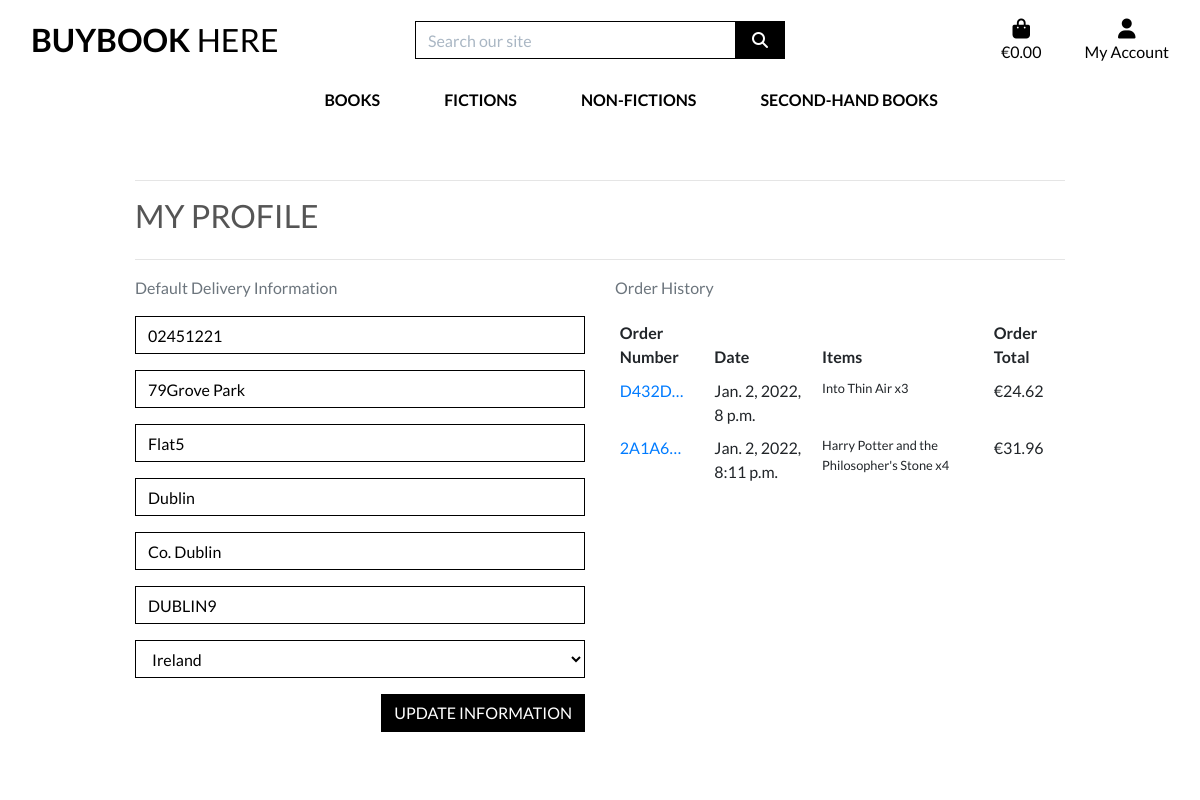
The app's page /profile/ (signed in), older data.
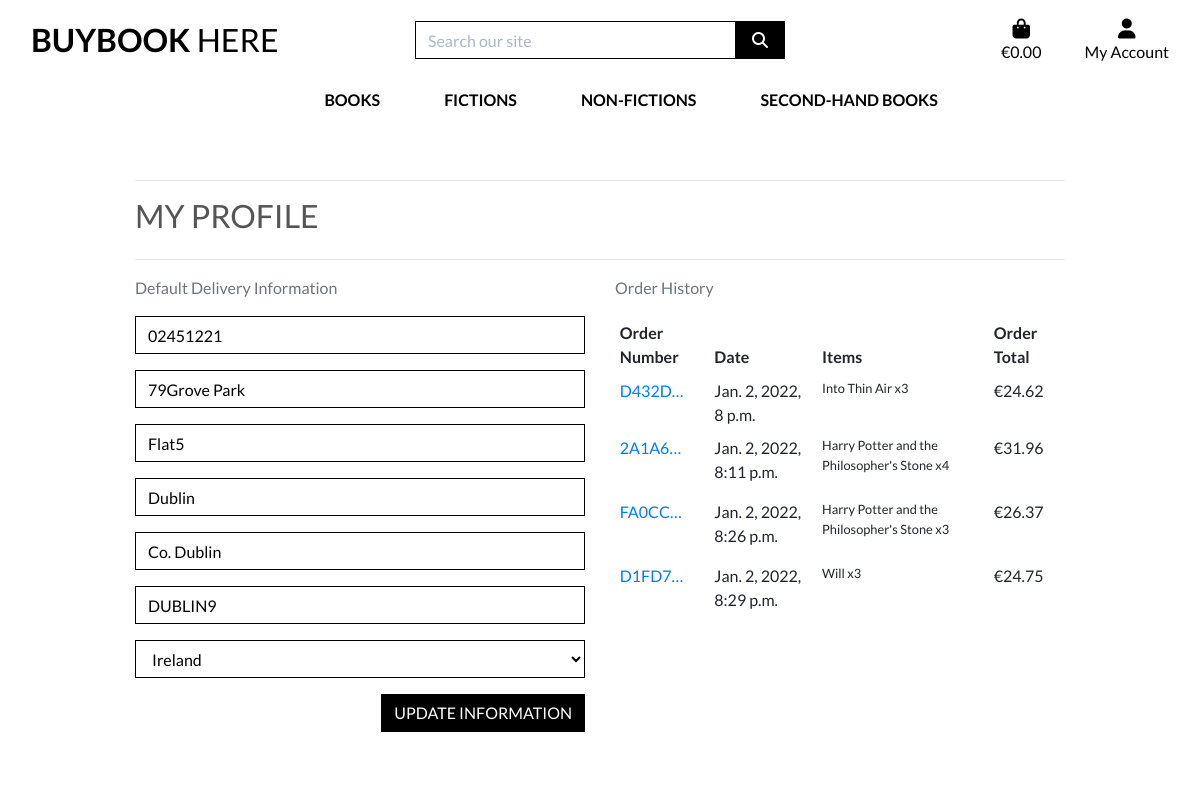
The same page, newer data.
### profiles/models.py (models this page shows, shortened)
class UserProfile(models.Model):
    user = models.OneToOneField(User, on_delete=models.CASCADE)
    default_phone_number = models.CharField(max_length=20, null=True, blank=True)
    default_street_address1 = models.CharField(max_length=80, null=True, blank=True)
    default_street_address2 = models.CharField(max_length=80, null=True, blank=True)
    default_town_or_city = models.CharField(max_length=40, null=True, blank=True)
    default_county = models.CharField(max_length=80, null=True, blank=True)
    default_postcode = models.CharField(max_length=20, null=True, blank=True)
    default_country = CountryField(blank_label='Country', null=True, blank=True)

### checkout/models.py (models this page shows, shortened)
class Order(models.Model):
    order_number = models.CharField(max_length=32, null=False, editable=False)
    user_profile = models.ForeignKey(UserProfile, on_delete=models.SET_NULL,
                                     null=True, blank=True, related_name='orders')
    full_name = models.CharField(max_length=50, null=False, blank=False)
    email = models.EmailField(max_length=254, null=False, blank=False)
    phone_number = models.CharField(max_length=20, null=False, blank=False)
    country = CountryField(blank_label='Country *', null=False, blank=False)
    postcode = models.CharField(max_length=20, null=True, blank=True)
    town_or_city = models.CharField(max_length=40, null=False, blank=False)
    street_address1 = models.CharField(max_length=80, null=False, blank=False)
    street_address2 = models.CharField(max_length=80, null=True, blank=True)
    county = models.CharField(max_length=80, null=True, blank=True)
    date = models.DateTimeField(auto_now_add=True)
    delivery_cost = models.DecimalField(max_digits=6, decimal_places=2, null=False, default=0)
    order_total = models.DecimalField(max_digits=10, decimal_places=2, null=False, default=0)
    grand_total = models.DecimalField(max_digits=10, decimal_places=2, null=False, default=0)
    original_bag = models.TextField(null=False, blank=False, default='')
    stripe_pid = models.CharField(max_length=254, null=False, blank=False, default='')

class OrderLineItem(models.Model):
    order = models.ForeignKey(Order, null=False, blank=False, on_delete=models.CASCADE, related_name='lineitems')
    book = models.ForeignKey(Book, null=False, blank=False, on_delete=models.CASCADE)
    quantity = models.IntegerField(null=False, blank=False, default=0)
    lineitem_total = models.DecimalField(max_digits=6, decimal_places=2, null=False, blank=False, editable=False)

### books/models.py (models this page shows, shortened)
class Book(models.Model):
    category = models.ForeignKey('Category', null=True, blank=True, on_delete=models.SET_NULL)
    code = models.CharField(max_length=254, null=True, blank=True)
    title = models.CharField(max_length=254)
    author = models.CharField(max_length=254, null=True, blank=True)
    description = models.TextField()
    price = models.DecimalField(max_digits=6, decimal_places=2)
    rating = models.DecimalField(max_digits=6, decimal_places=2, null=True, blank=True)
    image_url = models.URLField(max_length=1024, null=True, blank=True)
    image = models.ImageField(null=True, blank=True)

### profiles/views.py (the view)
# urls.py: path('profile/', include('profiles.urls')),
def profile(request):
    profile = get_object_or_404(UserProfile, user=request.user)
    if request.method == 'POST':
        form = UserProfileForm(request.POST, instance=profile)
        if form.is_valid():
            form.save()
            messages.success(request, 'Profile updated successfully')
        else:
            messages.error(request, 'Update failed. Please ensure the form is valid.')
    else:
        form = UserProfileForm(instance=profile)
    orders = profile.orders.all()
    template = 'profiles/profile.html'
    context = {
        'form': form,
        'orders': orders,
        'on_profile_page': True
    }
    return render(request, template, context)

### profiles/forms.py
class UserProfileForm(forms.ModelForm):
    class Meta:
        model = UserProfile
        exclude = ('user',)
    def __init__(self, *args, **kwargs):
        super().__init__(*args, **kwargs)
        placeholders = {
            'default_phone_number': 'Phone Number',
            'default_postcode': 'Postal Code',
            'default_town_or_city': 'Town or City',
            'default_street_address1': 'Street Address 1',
            'default_street_address2': 'Street Address 2',
            'default_county': 'County, State or Locality',
        }
        self.fields['default_phone_number'].widget.attrs['autofocus'] = True
        for field in self.fields:
            if field != 'default_country':
                if self.fields[field].required:
                    placeholder = f'{placeholders[field]} *'
                else:
                    placeholder = placeholders[field]
                self.fields[field].widget.attrs['placeholder'] = placeholder
            self.fields[field].widget.attrs['class'] = 'border-black rounded-0 profile-form-input'
            self.fields[field].label = False

### bag/contexts.py (called while the page is built, shortened)
def bag_contents(request):
    bag_items = []
    total = 0
    book_count = 0
    bag = request.session.get('bag', {})
    if total < settings.FREE_DELIVERY_THRESHOLD:
        delivery = total * Decimal(settings.STANDARD_DELIVERY_PERCENTAGE / 100)
        free_delivery_delta = settings.FREE_DELIVERY_THRESHOLD - total
    else:
        delivery = 0
        free_delivery_delta = 0
    grand_total = delivery + total
    context = {
        'bag_items': bag_items,
        'total': total,
        'book_count': book_count,
        'delivery': delivery,
        'free_delivery_delta': free_delivery_delta,
        'free_delivery_threshold': settings.FREE_DELIVERY_THRESHOLD,
        'grand_total': grand_total,
    }
    return context

### profiles/templates/profiles/profile.html (shortened to what this page needs)
{% extends "base.html" %}
{% load static %}
{% block extra_css %}
    <link rel="stylesheet" href="{% static 'profiles/css/profile.css' %}">
{% endblock %}
{% block page_header %}
    <div class="container header-container">
    </div>
{% endblock %}
{% block content %}
    <div class="overlay"></div>
    <div class="container">
        <div class="row">
            <div class="col">
                <hr>
                <h2 class="logo-font mb-4">My Profile</h2>
                <hr>
            </div>
        </div>
        <div class="row">
            <div class="col-12 col-lg-6">
                <p class="text-muted">Default Delivery Information</p>
                <form class="mt-3" action="{% url 'profile' %}" method="POST" id="profile-update-form">
                    {{ form|crispy }}
                    <button class="btn btn-black rounded-0 text-uppercase float-right">Update Information</button>
                </form>
            </div>
            <div class="col-12 col-lg-6">
                <p class="text-muted">Order History</p>
                <div class="order-history table-responsive">
                    <table class="table table-sm table-borderless">
                        <thead>
                            <tr>
                                <th>Order Number</th>
                                <th>Date</th>
                                <th>Items</th>
                                <th>Order Total</th>
                            </tr>
                        </thead>
                        <tbody>
                            {% for order in orders %}
                                <tr>
                                    <td>
                                        <a href="{% url 'order_history' order.order_number %}"
                                        title="{{ order.order_number }}">
                                            {{ order.order_number|truncatechars:6 }}
                                        </a>
                                    </td>
                                    <td>{{ order.date }}</td>
                                    <td>
                                        <ul class="list-unstyled">
                                            {% for item in order.lineitems.all %}
                                                <li class="small">
                                                   {{ item.book.title }} x{{ item.quantity }}
                                                </li>
                                            {% endfor %}
                                        </ul>
                                    </td>
                                    <td>€{{ order.grand_total }}</td>
                                </tr>
                            {% endfor %}
                        </tbody>
                    </table>
                </div>
            </div>
        </div>
{% endblock %}

### templates/base.html (shortened to what this page needs)
{% load static %}
<!doctype html>
<html lang="en">
<head>
    {% block corecss %}
    <link rel="stylesheet" href="https://stackpath.bootstrapcdn.com/bootstrap/4.4.1/css/bootstrap.min.css"
>
    <link rel="stylesheet" href="{% static 'css/base.css' %}">
    {% endblock %}
    {% block extra_css %}
    {% endblock %}
</head>
<body>
    <header class="container-fluid fixed-top">
        <div id="topnav" class="row bg-white pt-lg-2 d-none d-lg-flex">
            <div class="col-12 col-lg-4 my-auto py-1 py-lg-0 text-center text-lg-left">
                <a href="{% url 'home' %}" class="nav-link main-logo-link">
                    <h2 class="logo-font text-black my-0"><strong>Buybook</strong> here</h2>
                </a>
            </div>
            <div class="col-12 col-lg-4 my-auto py-1 py-lg-0">
                <form method="GET" action="{% url 'books' %}">
                    <div class="input-group w-100">
                        <input class="form-control border border-black rounded-0" type="text" name="q"
                            placeholder="Search our site">
                        <div class="input-group-append">
                            <button class="form-control btn btn-black border border-black rounded-0" type="submit">
                                <span class="icon">
                                    <i class="fas fa-search"></i>
                                </span>
                            </button>
                        </div>
                    </div>
                </form>
            </div>
            <div class="col-12 col-lg-4 my-auto py-1 py-lg-0">
                <ul class="list-inline list-unstyled text-center text-lg-right my-0">
                    <li class="list-inline-item">
                        <a class="{% if grand_total %}text-info font-weight-bold{% else %}text-black{% endif %} nav-link"
                            href="{% url 'view_bag' %}">
                            <div class="text-center">
                                <div><i class="fas fa-shopping-bag fa-lg"></i></div>
                                <p class="my-0">
                                    {% if grand_total %}
                                    €{{ grand_total|floatformat:2 }}
                                    {% else %}
                                    €0.00
                                    {% endif %}
                                </p>
                            </div>
                        </a>
                    </li>
                    <li class="list-inline-item dropdown">
                        <a class="text-black nav-link" href="#" id="user-options" data-toggle="dropdown"
                            aria-haspopup="true" aria-expanded="false">
                            <div class="text-center">
                                <div><i class="fas fa-user fa-lg"></i></div>
                                <p class="my-0">My Account</p>
                            </div>
                        </a>
                    </li>
                </ul>
            </div>
        </div>
        <div class="row bg-white">
            <nav class="navbar navbar-expand-lg navbar-light w-100">
                {% include 'includes/mobile-top-header.html' %}
                {% include 'includes/main-nav.html' %}
            </nav>
        </div>
    </header>
    {% block page_header %}
    {% endblock %}
    {% block content %}
    {% endblock %}
  </body>
</html>

### templates/includes/mobile-top-header.html (shortened to what this page needs)
<ul>
</ul>

### templates/includes/main-nav.html (shortened to what this page needs)
<div class="collapse navbar-collapse" id="main-nav">
    <ul class="navbar-nav w-auto mx-auto">
        <li class="nav-item dropdown">
            <a class="logo-font font-weight-bold nav-link text-black mr-5" href="#" id="all-products-link" data-toggle="dropdown" aria-haspopup="true" aria-expanded="false">
                Books
            </a>
        </li>
        <li class="nav-item dropdown">
            <a class="logo-font font-weight-bold nav-link text-black mr-5" href="#" id="clothing-link" data-toggle="dropdown" aria-haspopup="true" aria-expanded="false">
                Fictions
            </a>
        </li>
        <li class="nav-item dropdown">
            <a class="logo-font font-weight-bold nav-link text-black mr-5" href="#" id="homeware-link" data-toggle="dropdown" aria-haspopup="true" aria-expanded="false">
                Non-Fictions
            </a>
        </li>
        <li class="nav-item dropdown">
            <a class="logo-font font-weight-bold nav-link text-black" href="#" id="specials-link" data-toggle="dropdown" aria-haspopup="true" aria-expanded="false">
                Second-hand books
            </a>
        </li>
    </ul>
</div>

### static/css/base.css (style rules this page uses)
html { height: 100%; }
body { background: url('/media/homepage_background_bookstore.png') no-repeat center center fixed; background-size: cover; height: calc(100vh - 164px); color: #555; font-family: 'Lato'; }
.icon { align-items: center; display: inline-flex; justify-content: center; height: 1.5rem; width: 1.5rem; }
.logo-font { text-transform: uppercase; }
.main-logo-link { width: fit-content; }
.btn-black { background: black; color: white; }
.text-black { color: #000 !important; }
.border-black { border: 1px solid black !important; }
.overlay { height: 100%; width: 100%; top: 0; left: 0; position: fixed; background: white; z-index: -1; }
input[name='q']::placeholder { color: #aab7c4; }
@media (min-width: 1200px) { .container { max-width: 80%; } }
@media (min-width: 992px) { .header-container { padding-top: 164px; } }

### profiles/static/profiles/css/profile.css (style rules this page uses)
.order-history { max-height: 416px; overflow-y: auto; }
#profile-update-form .form-control { color: #000; }
#profile-update-form input::placeholder { color: #aab7c4; }
#id_default_country, #id_default_country option:not(:first-child) { color: #000; }

Row changes from the older to the newer data that the page shows:
added Order: order_number "FA0CC…", date "Jan. 2, 2022, 8:26 p.m.", grand_total "26.37"
added OrderLineItem: book "Harry Potter and the Philosopher's Stone", quantity "3", shown under "FA0CC…"
added Order: order_number "D1FD7…", date "Jan. 2, 2022, 8:29 p.m.", grand_total "24.75"
added OrderLineItem: book "Will", quantity "3", shown under "D1FD7…"
